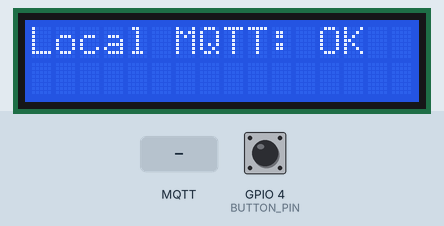
This program was run on a simulated ESP32. Parts: 16×2 character LCD. The inputs (shaded band) are chosen by the test bench; at power-on: GPIO 4 (BUTTON_PIN) HIGH. WiFi joins after 1.5 s; servers stay silent unless stated; no MQTT or app messages arrive unless stated; what the program prints to the serial monitor is not drawn.

Above: at 2.7 s.
2.8 s: GPIO 4 (BUTTON_PIN) pulled LOW for 0.15 s
At 4.0 s:
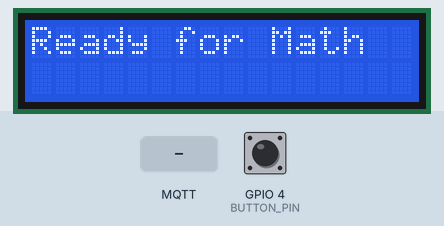
4.4 s: MQTT message "-" arrives on the first subscribed topic
At 4.7 s:
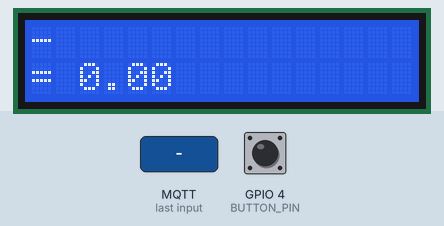
5.9 s: MQTT message "(" arrives on the first subscribed topic
At 7.1 s:
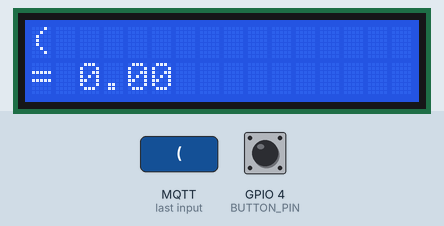
7.4 s: MQTT message "*" arrives on the first subscribed topic
At 8.2 s:
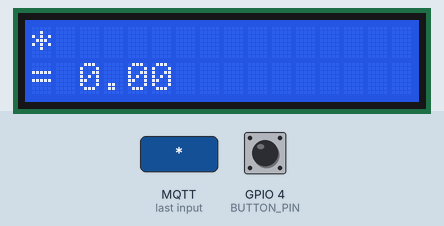
8.9 s: MQTT message "/" arrives on the first subscribed topic
At 9.4 s:
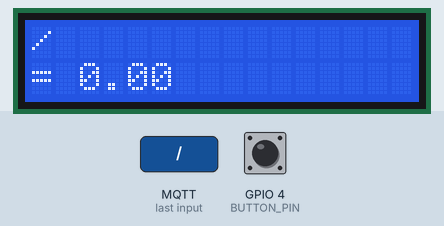
10.4 s: MQTT message "+" arrives on the first subscribed topic
At 11.7 s:
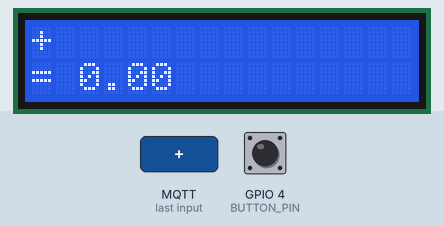
Timing chart, 0 to 12.9 s (numbered marks = the images above; inputs shaded):
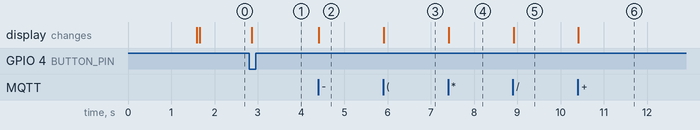

Measured:
- after the input at 2.8 s, the display: changes after 0.07 s (image 1)
- after the input at 4.4 s, the display: changes at once (image 2)
- after the input at 5.9 s, the display: changes at once (image 3)
- after the input at 7.4 s, the display: changes at once (image 4)
- after the input at 8.9 s, the display: changes at once (image 5)
- after the input at 10.4 s, the display: changes at once (image 6)

The program:

main.cpp
```cpp
#include <WiFi.h>
#include <PubSubClient.h>
#include <Wire.h>
#include <LiquidCrystal_I2C.h>

// --- Configuration ---
// 1. Replace with your computer's Local IP (e.g., 192.168.1.15)
const char* mqtt_server = "host.wokwi.internal";

// 2. Wi-Fi Credentials
const char* ssid = "Wokwi-GUEST"; // Use your actual SSID if not in Wokwi
const char* password = "";

const char* topic_req = "math/request";
const char* topic_res = "math/result";
const int BUTTON_PIN = 4;

LiquidCrystal_I2C lcd(0x27, 16, 2);
WiFiClient espClient;
PubSubClient client(espClient);

// --- Math Parser Logic ---
const char* str;
char peek() { return *str; }
char get() { return *str++; }

double expression();

double number() {
    double result = 0;
    double sign = 1;
    if (peek() == '-') { get(); sign = -1; }
    while (peek() >= '0' && peek() <= '9') result = result * 10 + get() - '0';
    if (peek() == '.') {
        get();
        double weight = 0.1;
        while (peek() >= '0' && peek() <= '9') {
            result += (get() - '0') * weight;
            weight /= 10;
        }
    }
    return result * sign;
}

double factor() {
    if ((peek() >= '0' && peek() <= '9') || peek() == '-') return number();
    else if (peek() == '(') {
        get();
        double result = expression();
        get();
        return result;
    }
    return 0;
}

double term() {
    double result = factor();
    while (peek() == '*' || peek() == '/') {
        if (get() == '*') result *= factor();
        else {
            double den = factor();
            if (den != 0) result /= den;
        }
    }
    return result;
}

double expression() {
    double result = term();
    while (peek() == '+' || peek() == '-') {
        if (get() == '+') result += term();
        else result -= term();
    }
    return result;
}

// --- MQTT Callback ---
void callback(char* topic, byte* payload, unsigned int length) {
    char input[length + 1];
    for (int i = 0; i < length; i++) input[i] = (char)payload[i];
    input[length] = '\0';

    str = input;
    double result = expression();

    lcd.clear();
    lcd.setCursor(0, 0);
    lcd.print(input); // Shows the math problem
    lcd.setCursor(0, 1);
    lcd.print("= ");
    lcd.print(result, 2);

    String resStr = String(result, 2);
    client.publish(topic_res, resStr.c_str());
}

// --- Connection Logic ---
void reconnect() {
    while (!client.connected()) {
        Serial.print("Attempting MQTT connection to ");
        Serial.println(mqtt_server);

        // Ensure unique Client ID for local broker
        if (client.connect("ESP32_Math_Solver")) {
            Serial.println("Connected to Local Mosquitto!");
            client.subscribe(topic_req);
            lcd.clear();
            lcd.print("Local MQTT: OK");
        } else {
            Serial.print("Failed, rc=");
            Serial.print(client.state());
            Serial.println(" - Retrying in 5s");
            delay(5000);
        }
    }
}

void setup() {
    Serial.begin(115200);
    pinMode(BUTTON_PIN, INPUT_PULLUP);

    lcd.init();
    lcd.backlight();
    lcd.print("WiFi Connecting");

    WiFi.mode(WIFI_STA);
    WiFi.begin(ssid, password);

    int attempts = 0;
    while (WiFi.status() != WL_CONNECTED && attempts < 20) {
        delay(500);
        Serial.print(".");
        attempts++;
    }

    if (WiFi.status() == WL_CONNECTED) {
        Serial.println("\nWiFi Connected!");
        lcd.clear();
        lcd.print("WiFi: OK");
    } else {
        Serial.println("\nWiFi Connection Failed!");
        lcd.clear();
        lcd.print("WiFi: FAILED");
    }

    client.setServer(mqtt_server, 1883);
    client.setCallback(callback);
}

void loop() {
    if (!client.connected()) reconnect();
    client.loop();

    // Manual Reset via Button
    if (digitalRead(BUTTON_PIN) == LOW) {
        delay(50);
        lcd.clear();
        lcd.print("Ready for Math");
        while(digitalRead(BUTTON_PIN) == LOW);
    }
}
```
